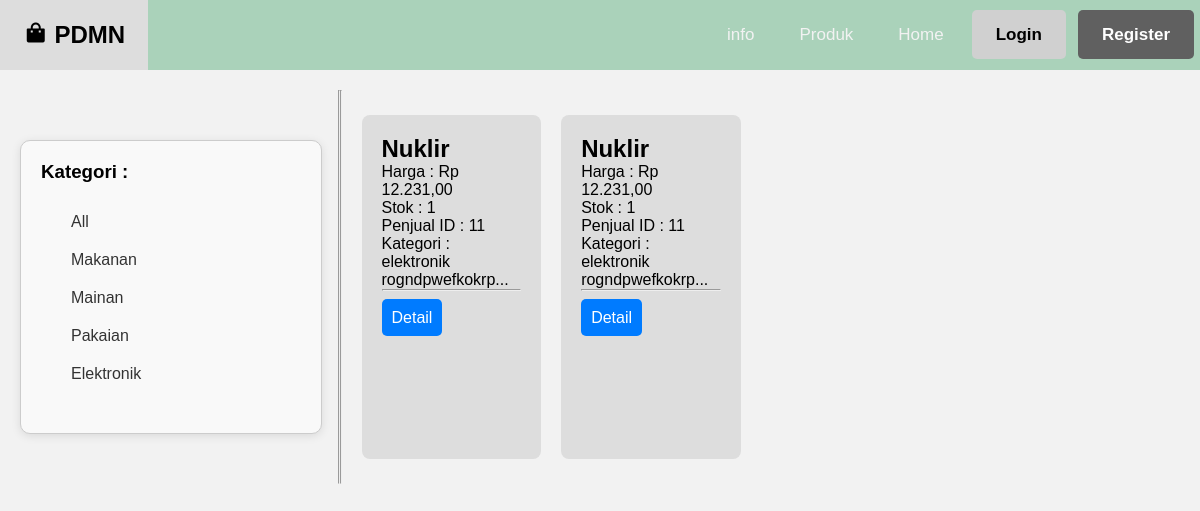
Page /?url=elektronik on the committed database.
### tables this page shows
CREATE TABLE `produk` (
  `id` int(11) NOT NULL,
  `id_penjual` int(11) NOT NULL,
  `nama` text NOT NULL,
  `deskripsi` text DEFAULT NULL,
  `namaq` varchar(30) NOT NULL,
  `descq` varchar(30) NOT NULL,
  `harga` decimal(10,2) NOT NULL,
  `stok` int(11) NOT NULL,
  `kategori` enum('makanan','mainan','pakaian','elektronik') NOT NULL
);

### zelektronik.php (the view, shortened to what this page needs)
    <?php
    include 'produk.php';
    ?>
    <hr>
    <hr>
    <main class="fcontainer">
        <?php
        $sql = "SELECT id, nama, harga, stok, id_penjual, deskripsi, kategori, namaq, descq FROM produk WHERE kategori = 'Elektronik' ORDER BY id DESC";
        $query = mysqli_query($koneksi, $sql);
        while ($data = mysqli_fetch_assoc($query)) {
            echo "
<div class='fbox'>
    <div class='produk'>
        <h2>" . htmlspecialchars($data['namaq']) . "</h2>
        <p>Harga : Rp " . number_format($data['harga'], 2, ',', '.') . "</p>
        <p>Stok : " . htmlspecialchars($data['stok']) . "</p>
        <p>Penjual ID : " . htmlspecialchars($data['id_penjual']) . "</p>
                    <p>Kategori : " . htmlspecialchars($data['kategori']) . "</p>
        <p>" . htmlspecialchars($data['descq']) . "</p>
        <hr>
        <br>
        <a href='index.php?url=detail&id={$data['id']}' class='btn' style='text-decoration: none; margin-right:1rem;'>Detail</a>";
            echo '
    </div>
</div>';
        }
        echo "</main></div>";

### style.css (style rules this page uses)
* { padding: 0; margin: 0; }
body { font-family: Arial, sans-serif; background-color: #f2f2f2; }
.fcontainer { display: grid; grid-template-columns: repeat( 4, 1fr ); gap: 20px; }
main { flex: 3; padding: 20px; margin-right: 20px; }
.fbox { background-color: #ddd; margin: 5px 0; padding: 20px; border-radius: 0.5rem; }
.btn { background-color: #007bff; color: white; padding: 10px; border: none; border-radius: 5px; cursor: pointer; font-size: 16px; }

### rows in the picture
produk: namaq "Nuklir", harga "12.231,00", stok "1", id_penjual "11", kategori "elektronik", descq "rogndpwefkokrp..."
produk: namaq "Nuklir", harga "12.231,00", stok "1", id_penjual "11", kategori "elektronik", descq "rogndpwefkokrp..."
